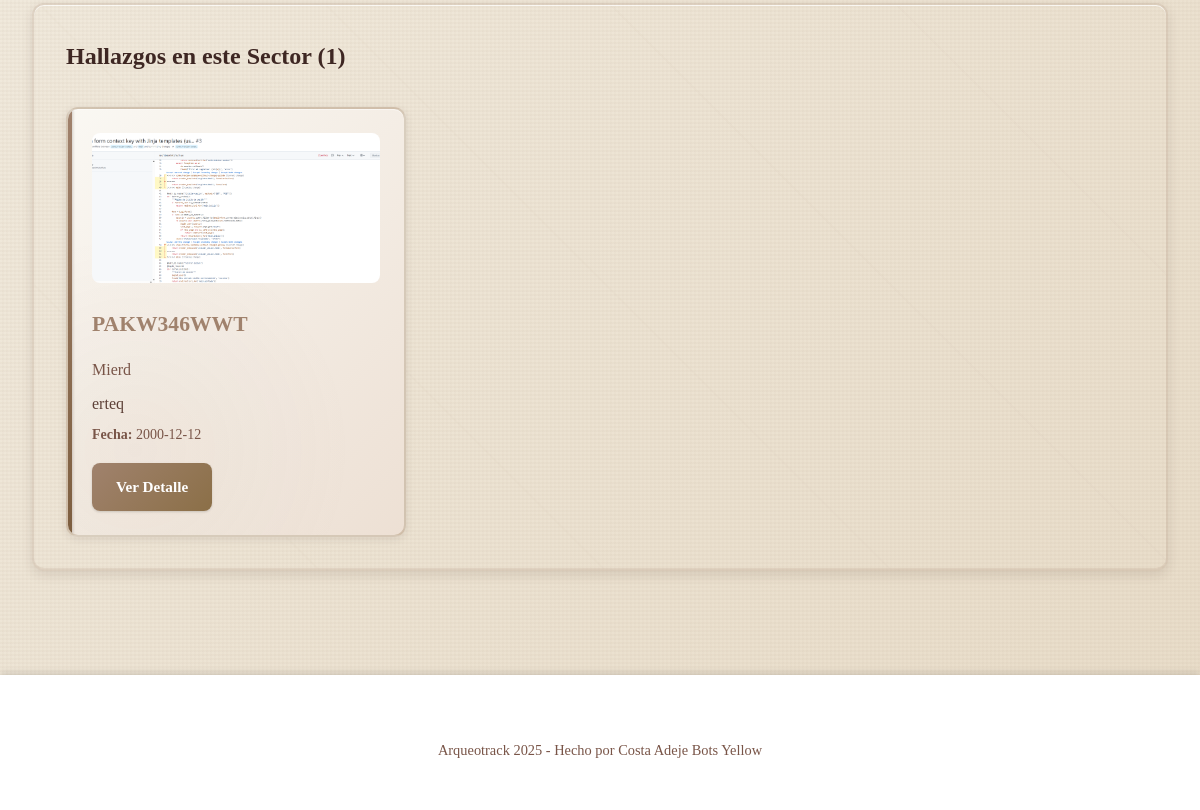
Before: /sector/1 (signed in, lower part) with the older database file.
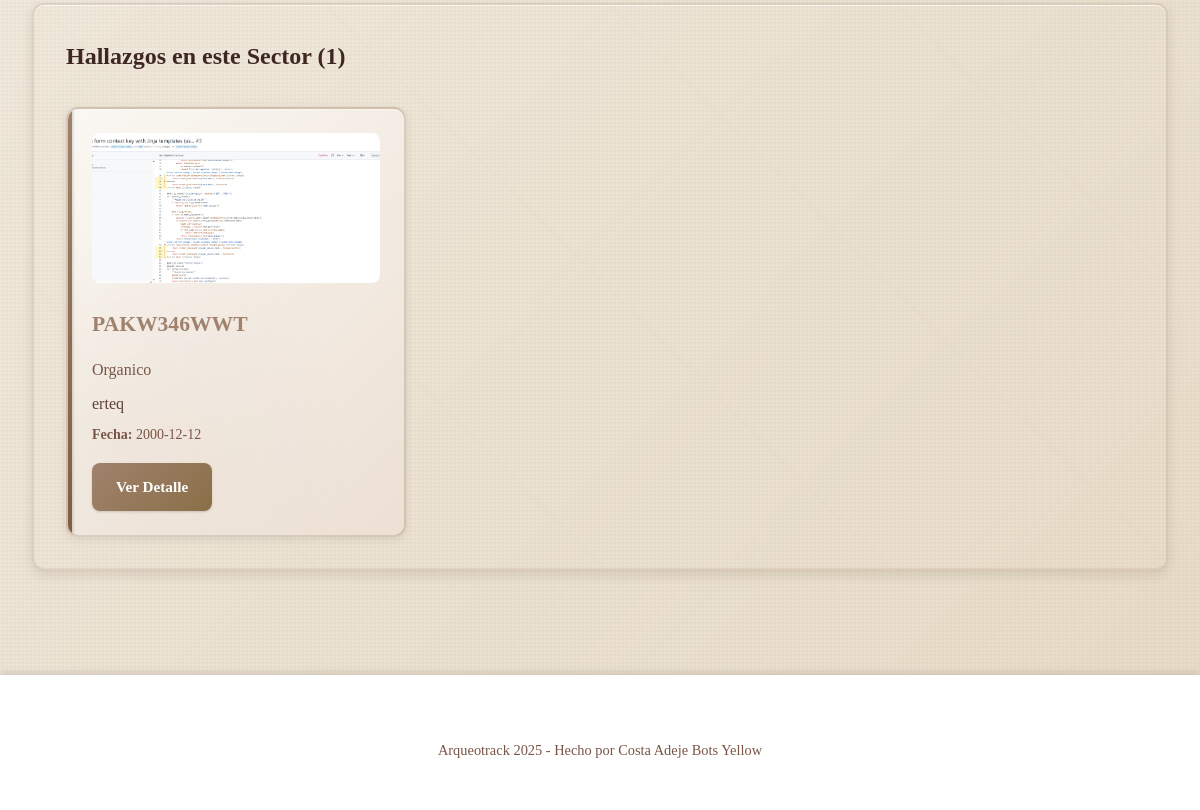
After: the same page with the newer database file.
### app/models/hallazgo.py (models this page shows, shortened)
class Hallazgo(db.Model):
    __tablename__ = 'hallazgos'
    id = db.Column(db.Integer, primary_key=True)
    codigo_acceso = db.Column(db.String(10), unique=True, nullable=False, index=True)
    user_id = db.Column(db.Integer, db.ForeignKey('usuarios.id'), nullable=False, index=True)
    yacimiento_id = db.Column(db.Integer, db.ForeignKey('yacimientos.id'), index=True)
    sector_id = db.Column(db.Integer, db.ForeignKey('sectores.id'), index=True)
    encontrado_por_id = db.Column(db.Integer, db.ForeignKey('usuarios.id'))
    tipo = db.Column(db.String(100))
    material = db.Column(db.String(100))
    datacion = db.Column(db.String(100))
    descripcion = db.Column(db.Text)
    notas = db.Column(db.Text)
    ubicacion = db.Column(db.String(200))
    lat = db.Column(db.Float)
    lng = db.Column(db.Float)
    altitud = db.Column(db.Float)
    dimensiones = db.Column(db.String(100))
    peso = db.Column(db.Float)  # En gramos
    estado_conservacion = db.Column(db.String(50))
    foto = db.Column(db.String(200))
    fecha = db.Column(db.Date)
    proceso_extraccion = db.Column(db.Text)
    destino = db.Column(db.String(200))
    fecha_registro = db.Column(db.DateTime, default=datetime.utcnow, nullable=False)
    fecha_actualizacion = db.Column(db.DateTime, default=datetime.utcnow, onupdate=datetime.utcnow)
    propietario = db.relationship(
        'Usuario',
        back_populates='hallazgos',
        foreign_keys=[user_id]
    )
    encontrado_por = db.relationship(
        'Usuario',
        back_populates='hallazgos_encontrados',
        foreign_keys=[encontrado_por_id]
    )
    yacimiento = db.relationship(
        'Yacimiento',
        back_populates='hallazgos'
    )
    sector = db.relationship(
        'Sector',
        back_populates='hallazgos'
    )
    comentarios = db.relationship(
        'Comentario',
        back_populates='hallazgo',
        cascade='all, delete-orphan',
        lazy='dynamic',
        order_by='Comentario.fecha.desc()'
    )
    eventos = db.relationship(
        'Evento',
        back_populates='hallazgo',
        lazy='dynamic'
    )
    __table_args__ = (
        db.Index('idx_hallazgos_yacimiento_fecha', 'yacimiento_id', 'fecha'),
        db.Index('idx_hallazgos_tipo', 'tipo'),
    )

### app/blueprints/sector.py (the view)
@sector_bp.route('/sector/<int:sector_id>')
@login_required
def detalle(sector_id):
    sector = Sector.query.get_or_404(sector_id)
    if sector.yacimiento.user_id != current_user.id and not Invitacion.query.filter_by(
        yacimiento_id=sector.yacimiento_id,
        invitado_id=current_user.id,
        estado='aceptada'
    ).first():
        abort(403)
    return render_template('sectores/detalle.html', sector=sector)

### app/models/sector.py (called while the page is built)
    @property
    def total_hallazgos(self):
        return self.hallazgos.count()

### templates/sectores/detalle.html (shortened to what this page needs)
{% extends "base.html" %}
{% block extra_head %}
<link rel="stylesheet" href="https://unpkg.com/leaflet@1.9.4/dist/leaflet.css" />
{% endblock %}
{% block content %}
<div class="main-content">
    {% if sector.hallazgos %}
        <div class="card">
            <h2 style="margin-bottom: 1.5rem; border: none;">Hallazgos en este Sector ({{ sector.total_hallazgos }})</h2>
            <div class="yacimientos-grid">
                {% for hallazgo in sector.hallazgos %}
                    <div class="yacimiento-card">
                        {% if hallazgo.foto %}
                            <div style="margin-bottom: 1rem;">
                                <img src="/uploads/{{ hallazgo.foto }}"
                                     alt="Foto del hallazgo"
                                     style="width: 100%; height: 150px; object-fit: cover; border-radius: var(--border-radius);">
                            </div>
                        {% endif %}
                        <h3>{{ hallazgo.codigo_acceso }}</h3>
                        <p style="color: var(--gray);">{{ hallazgo.tipo|title if hallazgo.tipo else 'Sin clasificar' }}</p>
                        {% if hallazgo.descripcion %}
                            <p style="color: var(--dark-secondary); margin: 0.5rem 0;">
                                {{ hallazgo.descripcion[:100] }}{% if hallazgo.descripcion|length > 100 %}...{% endif %}
                            </p>
                        {% endif %}
                        {% if hallazgo.fecha %}
                            <p style="color: var(--gray); font-size: var(--font-sm); margin-top: 0.5rem;">
                                <strong>Fecha:</strong> {{ hallazgo.fecha }}
                            </p>
                        {% endif %}
                        <a href="/hallazgo/{{ hallazgo.id }}" class="btn" style="margin-top: 1rem;">Ver Detalle</a>
                    </div>
                {% endfor %}
            </div>
        </div>
    {% endif %}
</div>
{% endblock %}

Changed rows visible on the page:
changed Hallazgo "PAKW346WWT": tipo "Mierd" → "Organico"
